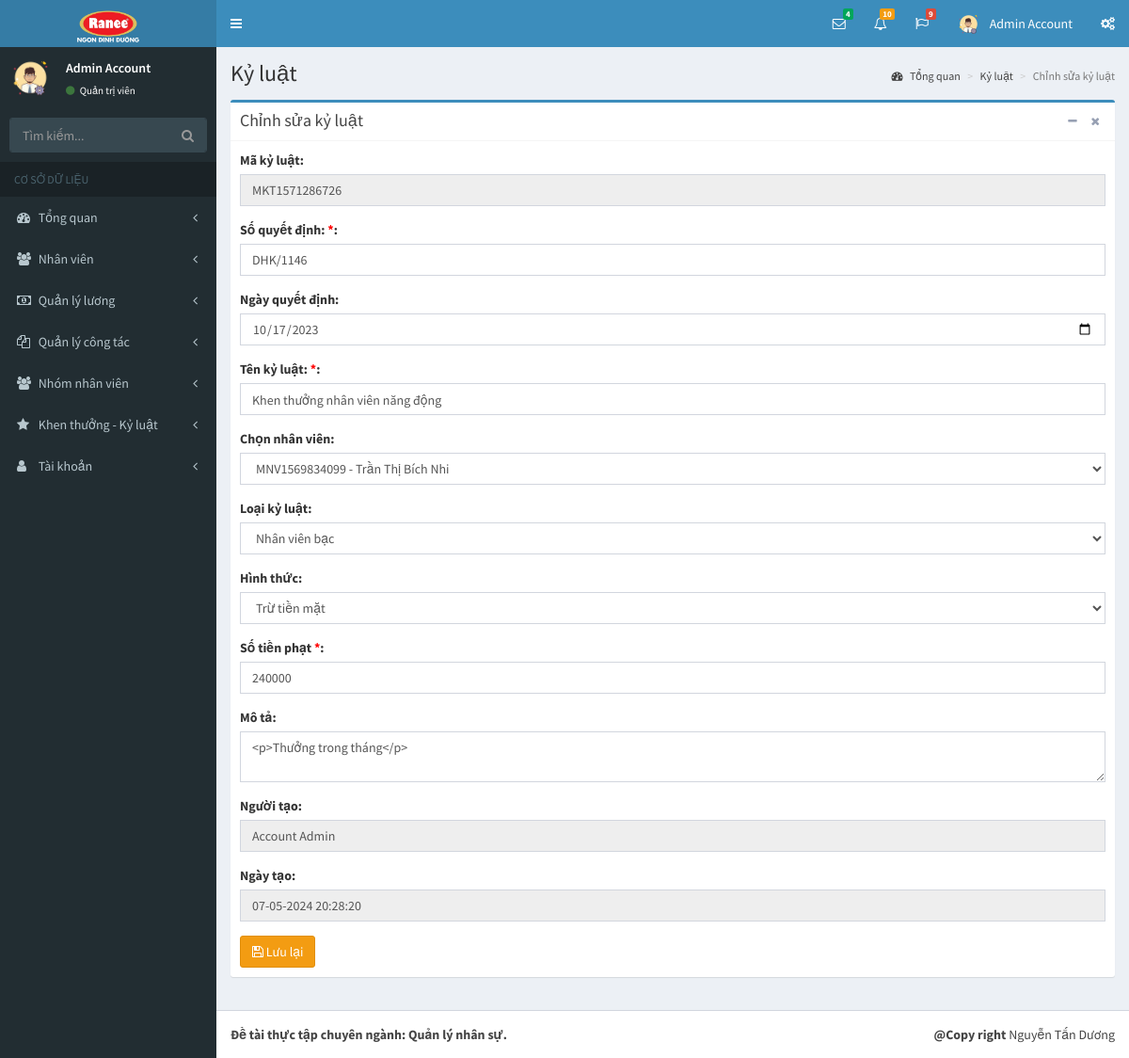
The page /pages/sua-ky-luat.php?id=MKT1571286726 (signed in) on the database its author committed.
### tables this page shows
CREATE TABLE `tai_khoan` (
  `id` int(11) NOT NULL,
  `ho` varchar(50) NOT NULL,
  `ten` varchar(50) NOT NULL,
  `hinh_anh` varchar(50) NOT NULL,
  `email` varchar(50) NOT NULL,
  `mat_khau` varchar(50) NOT NULL,
  `so_dt` varchar(50) NOT NULL,
  `quyen` tinyint(1) NOT NULL,
  `trang_thai` tinyint(1) NOT NULL,
  `truy_cap` int(11) NOT NULL,
  `ngay_tao` datetime NOT NULL,
  `ngay_sua` datetime NOT NULL
);

CREATE TABLE `khen_thuong_ky_luat` (
  `id` int(11) NOT NULL,
  `ma_kt` varchar(50) NOT NULL,
  `so_qd` varchar(50) NOT NULL,
  `ngay_qd` date NOT NULL,
  `nhanvien_id` int(11) NOT NULL,
  `ten_khen_thuong` varchar(255) NOT NULL,
  `loai_kt_id` int(11) NOT NULL,
  `hinh_thuc` tinyint(1) NOT NULL,
  `so_tien` double NOT NULL,
  `flag` tinyint(1) NOT NULL,
  `ghi_chu` varchar(500) NOT NULL,
  `nguoi_tao` varchar(50) NOT NULL,
  `ngay_tao` datetime NOT NULL,
  `nguoi_sua` varchar(50) NOT NULL,
  `ngay_sua` datetime NOT NULL
);

CREATE TABLE `nhanvien` (
  `id` int(11) NOT NULL,
  `ma_nv` varchar(50) NOT NULL,
  `hinh_anh` varchar(255) NOT NULL,
  `ten_nv` varchar(255) NOT NULL,
  `biet_danh` varchar(255) NOT NULL,
  `gioi_tinh` tinyint(1) NOT NULL,
  `ngay_sinh` date NOT NULL,
  `noi_sinh` varchar(255) NOT NULL,
  `hon_nhan_id` int(11) NOT NULL,
  `so_cmnd` varchar(50) NOT NULL,
  `noi_cap_cmnd` varchar(255) NOT NULL,
  `ngay_cap_cmnd` date NOT NULL,
  `nguyen_quan` varchar(255) NOT NULL,
  `quoc_tich_id` int(11) NOT NULL,
  `ton_giao_id` int(11) NOT NULL,
  `dan_toc_id` int(11) NOT NULL,
  `ho_khau` varchar(255) NOT NULL,
  `tam_tru` varchar(255) NOT NULL,
  `loai_nv_id` int(11) NOT NULL,
  `trinh_do_id` int(11) NOT NULL,
  `chuyen_mon_id` int(11) NOT NULL,
  `bang_cap_id` int(11) NOT NULL,
  `phong_ban_id` int(11) NOT NULL,
  `chuc_vu_id` int(11) NOT NULL,
  `trang_thai` tinyint(1) NOT NULL,
  `nguoi_tao_id` int(11) NOT NULL,
  `ngay_tao` datetime NOT NULL,
  `nguoi_sua_id` int(11) NOT NULL,
  `ngay_sua` datetime NOT NULL
);

CREATE TABLE `loai_khen_thuong_ky_luat` (
  `id` int(11) NOT NULL,
  `ma_loai` varchar(50) NOT NULL,
  `ten_loai` varchar(255) NOT NULL,
  `ghi_chu` varchar(255) NOT NULL,
  `flag` tinyint(1) NOT NULL,
  `nguoi_tao` varchar(50) NOT NULL,
  `ngay_tao` datetime NOT NULL,
  `nguoi_sua` varchar(50) NOT NULL,
  `ngay_sua` datetime NOT NULL
);

### pages/sua-ky-luat.php (the view, shortened to what this page needs)
<?php
if(isset($_SESSION['username']) && isset($_SESSION['level']))
{
  include('../layouts/header.php');
  include('../layouts/topbar.php');
  include('../layouts/sidebar.php');
  if(isset($_GET['id']))
  {
    $id = $_GET['id'];
    $kt = "SELECT * FROM khen_thuong_ky_luat WHERE ma_kt = '$id'";
    $resultKT = mysqli_query($conn, $kt);
    $rowKT = mysqli_fetch_array($resultKT);
    $nvAC = "SELECT nv.id as idAC, ma_nv, ten_nv, lktkl.id as loai_id, ten_loai FROM khen_thuong_ky_luat ktkl, nhanvien nv, loai_khen_thuong_ky_luat lktkl WHERE nv.id = ktkl.nhanvien_id AND lktkl.id = ktkl.loai_kt_id AND  ma_kt = '$id'";
    $resultNVAC = mysqli_query($conn, $nvAC);
    $rowNVAC = mysqli_fetch_array($resultNVAC);
  }
?>
  <div class="content-wrapper">
    <section class="content-header">
      <h1>
        Kỷ luật
      </h1>
      <ol class="breadcrumb">
        <li><a href="index.php?p=index&a=statistic"><i class="fa fa-dashboard"></i> Tổng quan</a></li>
        <li><a href="ky-luat.php?p=bonus-discipline&a=discipline">Kỷ luật</a></li>
        <li class="active">Chỉnh sửa kỷ luật</li>
      </ol>
    </section>
    <section class="content">
      <div class="row">
        <div class="col-xs-12">
          <div class="box box-primary">
            <div class="box-header with-border">
              <h3 class="box-title">Chỉnh sửa kỷ luật</h3>
              <div class="box-tools pull-right">
                <button type="button" class="btn btn-box-tool" data-widget="collapse"><i class="fa fa-minus"></i></button>
                <button type="button" class="btn btn-box-tool" data-widget="remove"><i class="fa fa-remove"></i></button>
              </div>
            </div>
            <div class="box-body">
              <form action="" method="POST">
                <div class="row">
                  <div class="col-md-12">
                    <div class="form-group">
                      <label for="exampleInputEmail1">Mã  kỷ luật: </label>
                      <input type="text" class="form-control" name="maKyLuat" value="<?php echo $id; ?>" readonly>
                    </div>
                    <div class="form-group">
                      <label for="exampleInputEmail1">Số quyết định: <span style="color: red;">*</span>: </label>
                      <input type="text" class="form-control" id="exampleInputEmail1" placeholder="Nhập số quyết định" name="soQuyetDinh" value="<?php echo $rowKT['so_qd']; ?>">
                    </div>
                    <div class="form-group">
                      <label for="exampleInputEmail1">Ngày quyết định: </label>
                      <input type="date" class="form-control" id="exampleInputEmail1" placeholder="Nhập tên loại" value="<?php echo date_format(date_create($rowKT['ngay_qd']), 'Y-m-d'); ?>" name="ngayQuyetDinh">
                    </div>
                    <div class="form-group">
                      <label for="exampleInputEmail1">Tên kỷ luật: <span style="color: red;">*</span>: </label>
                      <input type="text" class="form-control" id="exampleInputEmail1" placeholder="Nhập tên kỷ luật" name="tenKyLuat" value="<?php echo $rowKT['ten_khen_thuong']; ?>">
                    </div>
                    <div class="form-group">
                      <label for="exampleInputEmail1">Chọn nhân viên: </label>
                      <select class="form-control" name="nhanVien">
                      <option value="<?php echo $rowNVAC['idAC']; ?>"><?php echo $rowNVAC['ma_nv']; ?> - <?php echo $rowNVAC['ten_nv']; ?></option>
                      </select>
                    </div>
                    <div class="form-group">
                      <label for="exampleInputEmail1">Loại kỷ luật: </label>
                      <select class="form-control" name="loaiKyLuat">
                      <option value="<?php echo $rowNVAC['loai_id']; ?>"><?php echo $rowNVAC['ten_loai']; ?></option>
                      </select>
                    </div>
                    <div class="form-group">
                      <label for="exampleInputEmail1">Hình thức: </label>
                      <select class="form-control" name="hinhThuc">
                      <?php
                        if($rowKT['hinh_thuc'] == 1)
                        {
                          echo "<option value='1' selected>Trừ tiền qua thẻ</option>";
                          echo "<option value='0'>Trừ tiền mặt</option>";
                        }
                        else
                        {
                          echo "<option value='0' selected>Trừ tiền mặt</option>";
                        }
                      ?>
                      </select>
                    </div>
                    <div class="form-group">
                      <label for="exampleInputEmail1">Số tiền phạt <span style="color: red;">*</span>: </label>
                      <input type="text" class="form-control" id="exampleInputEmail1" placeholder="Nhập số tiền thưởng" name="soTienPhat" value="<?php echo $rowKT['so_tien']; ?>">
                    </div>
                    <div class="form-group">
                      <label for="exampleInputEmail1">Mô tả: </label>
                      <textarea class="form-control" id="editor1" name="moTa"><?php echo $rowKT['ghi_chu']; ?></textarea>
                    </div>
                    <div class="form-group">
                      <label for="exampleInputEmail1">Người tạo: </label>
                      <input type="text" class="form-control" id="exampleInputEmail1" value="<?php echo $row_acc['ho']; ?> <?php echo $row_acc['ten']; ?>" name="nguoiTao" readonly>
                    </div>
                    <div class="form-group">
                      <label for="exampleInputEmail1">Ngày tạo: </label>
                      <input type="text" class="form-control" id="exampleInputEmail1" value="<?php echo date('d-m-Y H:i:s'); ?>" name="ngayTao" readonly>
                    </div>
                    <?php
                      if($_SESSION['level'] == 1)
                        echo "<button type='submit' class='btn btn-warning' name='save'><i class='fa fa-save'></i> Lưu lại</button>";
                    ?>
                  </div>
                </div>
              </form>
            </div>
          </div>
        </div>
      </div>
    </section>
  </div>
<?php
  include('../layouts/footer.php');
}
else
{
  header('Location: dang-nhap.php');
}
?>

### layouts/topbar.php (shortened to what this page needs)
<body class="hold-transition skin-blue sidebar-mini">
<div class="wrapper">
  <header class="main-header">
    <a href="index.php?p=index&a=statistic" class="logo">
      <span class="logo-lg"><img src="../dist/images/logo.png" alt=""></span>
    </a>
    <nav class="navbar navbar-static-top">
      <a href="#" class="sidebar-toggle" data-toggle="push-menu" role="button">
      </a>
      <div class="navbar-custom-menu">
        <ul class="nav navbar-nav">
          <li class="dropdown messages-menu">
            <a href="#" class="dropdown-toggle" data-toggle="dropdown">
              <i class="fa fa-envelope-o"></i>
              <span class="label label-success">4</span>
            </a>
          </li>
          <li class="dropdown notifications-menu">
            <a href="#" class="dropdown-toggle" data-toggle="dropdown">
              <i class="fa fa-bell-o"></i>
              <span class="label label-warning">10</span>
            </a>
          </li>
          <li class="dropdown tasks-menu">
            <a href="#" class="dropdown-toggle" data-toggle="dropdown">
              <i class="fa fa-flag-o"></i>
              <span class="label label-danger">9</span>
            </a>
          </li>
          <li class="dropdown user user-menu">
            <a href="#" class="dropdown-toggle" data-toggle="dropdown">
              <img src="../uploads/images/<?php echo $row_acc['hinh_anh']; ?>" class="user-image" alt="User Image">
              <span class="hidden-xs"><?php echo $row_acc['ten']; ?> <?php echo $row_acc['ho']; ?></span>
            </a>
          </li>
          <li>
            <a href="#" data-toggle="control-sidebar"><i class="fa fa-gears"></i></a>
          </li>
        </ul>
      </div>
    </nav>
  </header>

### layouts/sidebar.php (shortened to what this page needs)
<aside class="main-sidebar">
  <section class="sidebar">
    <div class="user-panel">
      <div class="pull-left image">
        <img src="../uploads/images/<?php echo $row_acc['hinh_anh']; ?>" class="img-circle" alt="User Image">
      </div>
      <div class="pull-left info">
        <p>
          <?php echo $row_acc['ten']; ?> <?php echo $row_acc['ho']; ?>
        </p>
        <a href="#"><i class="fa fa-circle text-success"></i>
          <?php
            if($row_acc['quyen'] == 1)
            {
              echo "Quản trị viên";
            }
            else
            {
              echo "Nhân viên";
            }
          ?>
        </a>
      </div>
    </div>
    <form action="#" method="get" class="sidebar-form">
      <div class="input-group">
        <input type="text" name="q" class="form-control" placeholder="Tìm kiếm...">
        <span class="input-group-btn">
              <button type="submit" name="search" id="search-btn" class="btn btn-flat"><i class="fa fa-search"></i>
              </button>
            </span>
      </div>
    </form>
    <ul class="sidebar-menu" data-widget="tree">
      <li class="header">CƠ SỞ DỮ LIỆU</li>
      <li class="<?php if($p == 'index') echo 'active'; ?> treeview">
        <a href="#">
          <i class="fa fa-dashboard"></i> <span>Tổng quan</span>
          <span class="pull-right-container">
            <i class="fa fa-angle-left pull-right"></i>
          </span>
        </a>
      </li>
      <li class="<?php if($p == 'staff') echo 'active'; ?> treeview">
        <a href="#">
          <i class="fa fa-users"></i>
          <span>Nhân viên</span>
          <span class="pull-right-container">
            <i class="fa fa-angle-left pull-right"></i>
          </span>
        </a>
      </li>
      <li class="<?php if($p == 'salary') echo 'active'; ?> treeview">
        <a href="#">
          <i class="fa fa-money"></i>
          <span>Quản lý lương</span>
          <span class="pull-right-container">
            <i class="fa fa-angle-left pull-right"></i>
          </span>
        </a>
      </li>
      <li class="<?php if($p == 'collaborate') echo 'active'; ?> treeview">
        <a href="#">
          <i class="fa fa-files-o"></i>
          <span>Quản lý công tác</span>
          <span class="pull-right-container">
            <i class="fa fa-angle-left pull-right"></i>
          </span>
        </a>
      </li>
      <li class="<?php if($p == 'group') echo 'active'; ?> treeview">
        <a href="#">
          <i class="fa fa-users"></i> <span>Nhóm nhân viên</span>
          <span class="pull-right-container">
            <i class="fa fa-angle-left pull-right"></i>
          </span>
        </a>
      </li>
      <li class="<?php if($p == 'bonus-discipline') echo 'active'; ?> treeview">
        <a href="#">
          <i class="fa fa-star"></i> <span>Khen thưởng - Kỷ luật</span>
          <span class="pull-right-container">
            <i class="fa fa-angle-left pull-right"></i>
          </span>
        </a>
      </li>
      <li class="<?php if($p == 'account') echo 'active'; ?> treeview">
        <a href="#">
          <i class="fa fa-user"></i> <span>Tài khoản</span>
          <span class="pull-right-container">
            <i class="fa fa-angle-left pull-right"></i>
          </span>
        </a>
      </li>
    </ul>
  </section>
</aside>

### rows shown on the page
tai_khoan: hinh_anh (picture), ten "Admin", ho "Account", nguoiTao "Account Admin"
khen_thuong_ky_luat: soQuyetDinh "DHK/1146", ngayQuyetDinh "10/17/2023", tenKyLuat "Khen thưởng nhân viên năng động", hinhThuc "Trừ tiền mặt", soTienPhat "240000", moTa "<p>Thưởng trong tháng</p>"
nhanvien: nhanVien "MNV1569834099 - Trần Thị Bích Nhi", loaiKyLuat "Nhân viên bạc"
